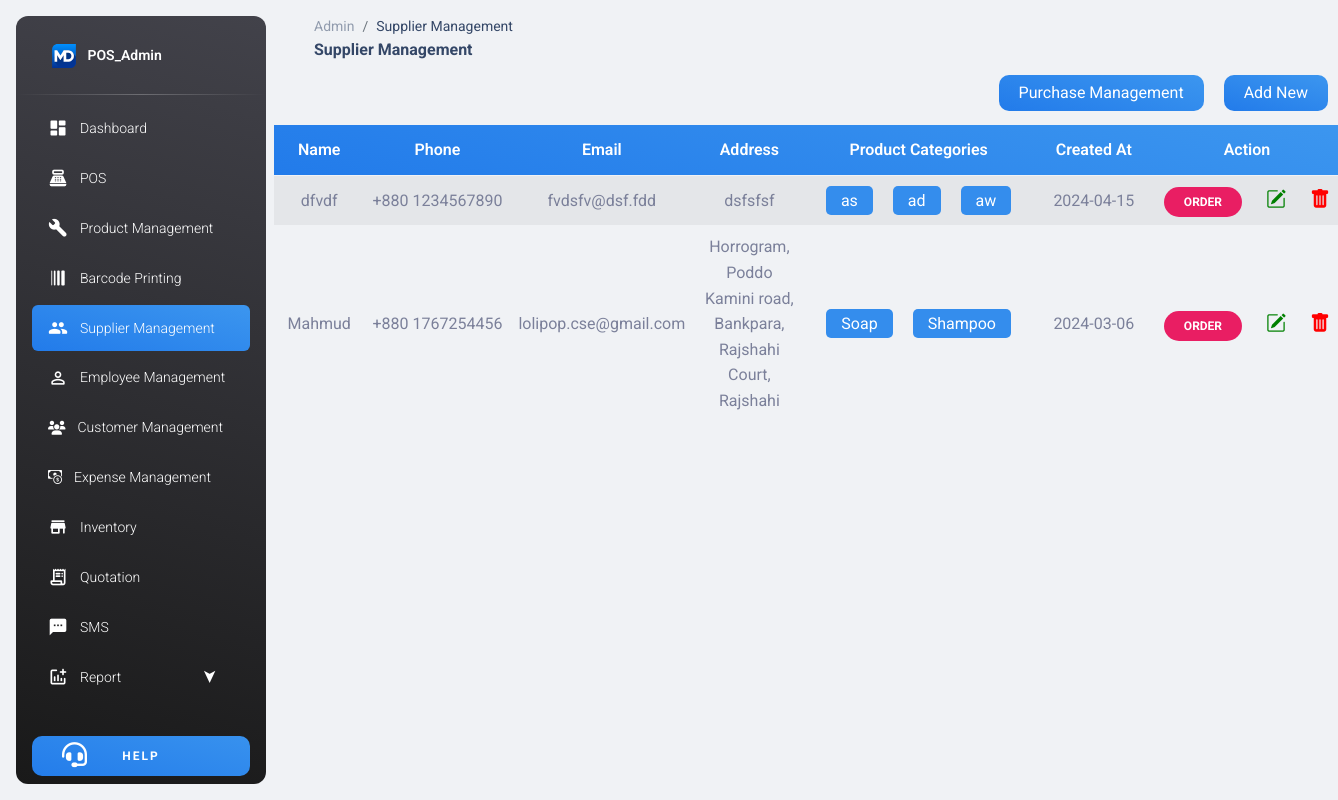
The app's page /Admin_panel/supplier_management.php with its own data.
### tables this page shows
CREATE TABLE `supplier` (
  `phone` int(16) NOT NULL,
  `name` varchar(255) NOT NULL,
  `email` varchar(255) NOT NULL,
  `address` varchar(255) NOT NULL,
  `products` varchar(255) NOT NULL,
  `created_at` date NOT NULL
);

### Admin_panel/supplier_management.php (the view, shortened to what this page needs)
<!DOCTYPE html>
<html lang="en">
<head>
  <link rel="stylesheet" href="https://cdn.jsdelivr.net/npm/bootstrap-icons@1.11.3/font/bootstrap-icons.min.css">
  <link rel="stylesheet" href="https://cdnjs.cloudflare.com/ajax/libs/font-awesome/6.5.1/css/fontawesome.min.css" />
  <link href="../assets/css/nucleo-icons.css" rel="stylesheet" />
  <link href="../assets/css/nucleo-svg.css" rel="stylesheet" />
  <link href="../assets/css/supplier_management.css" rel="stylesheet" />
  <link id="pagestyle" href="../assets/css/material-dashboard.css?v=3.1.0" rel="stylesheet" />
  <link rel="stylesheet" href="https://cdnjs.cloudflare.com/ajax/libs/bootstrap-tagsinput/0.8.0/bootstrap-tagsinput.css" />
</head>
<body class="g-sidenav-show  bg-gray-200">
  <aside class="sidenav navbar navbar-vertical navbar-expand-xs border-0 border-radius-xl my-3 fixed-start ms-3   bg-gradient-dark" id="sidenav-main">
    <div class="sidenav-header">
      <a class="navbar-brand m-0" href=" https://demos.creative-tim.com/material-dashboard/pages/dashboard " target="_blank">
        <img src="../assets/img/MD logo.svg" class="navbar-brand-img h-100" alt="main_logo">
        <span class="ms-1 font-weight-bold text-white">POS_Admin</span>
      </a>
    </div>
    <hr class="horizontal light mt-0 mb-2">
    <div class="collapse navbar-collapse  w-auto " id="sidenav-collapse-main">
      <ul class="navbar-nav">
        <li class="nav-item">
          <a class="nav-link text-white " href="dashboard.php">
            <div class="text-white text-center me-2 d-flex align-items-center justify-content-center">
              <i class="material-icons opacity-10">dashboard</i>
            </div>
            <span class="nav-link-text ms-1">Dashboard</span>
          </a>
        </li>
        <li class="nav-item">
          <a class="nav-link text-white" href="pos.php">
            <div class="text-white text-center me-2 d-flex align-items-center justify-content-center">
              <i class="material-icons opacity-10">point_of_sale</i>
            </div>
            <span class="nav-link-text ms-1">POS</span>
          </a>
        </li>
        <li class="nav-item">
          <a class="nav-link text-white " href="product_management.php">
            <div class="text-white text-center me-2 d-flex align-items-center justify-content-center">
              <i class="material-icons opacity-10">build</i>
            </div>
            <span class="nav-link-text ms-1">Product Management</span>
          </a>
        </li>
        <li class="nav-item">
          <a class="nav-link text-white " href="barcode_printing.php">
            <div class="text-white text-center me-2 d-flex align-items-center justify-content-center">
              <i class="material-icons opacity-10" style="transform:rotate(90deg);">line_weight</i>
            </div>
            <span class="nav-link-text ms-1">Barcode Printing</span>
          </a>
        </li>
        <li class="nav-item">
          <a class="nav-link text-white bg-gradient-primary" href="supplier_management.php">
            <div class="text-white text-center me-2 d-flex align-items-center justify-content-center">
              <i class="material-icons opacity-10">group</i>
            </div>
            <span class="nav-link-text ms-1">Supplier Management</span>
          </a>
        </li>
        <li class="nav-item">
          <a class="nav-link text-white " href="sales_staff.php">
            <div class="text-white text-center me-2 d-flex align-items-center justify-content-center">
              <i class="material-icons opacity-10">person_outline</i>
            </div>
            <span class="nav-link-text ms-1">Employee Management</span>
          </a>
        </li>
        <li class="nav-item">
          <a class="nav-link text-white " href="customer_management.php">
            <div class="text-white text-center me-2 d-flex align-items-center justify-content-center">
              <i class="fas fa-users opacity-10"></i>
            </div>
            <span class="nav-link-text ms-1">Customer Management</span>
          </a>
        </li>
        <li class="nav-item">
          <a class="nav-link text-white " href="expens_management.php">
            <div class="text-white text-center me-2 d-flex align-items-center justify-content-center">
            <i class="bi bi-cash-coin opacity-10"></i>
            </div>
            <span class="nav-link-text ms-1">Expense Management</span>
          </a>
        </li>
        <li class="nav-item">
          <a class="nav-link text-white " href="inventory.php">
            <div class="text-white text-center me-2 d-flex align-items-center justify-content-center">
              <i class="material-icons opacity-10">store</i>
            </div>
            <span class="nav-link-text ms-1">Inventory</span>
          </a>
        </li>
        <li class="nav-item">
          <a class="nav-link text-white " href="quotation.php">
            <div class="text-white text-center me-2 d-flex align-items-center justify-content-center">
              <i class="material-icons opacity-10">receipt_long</i>
            </div>
            <span class="nav-link-text ms-1">Quotation</span>
          </a>
        </li>
        <li class="nav-item">
          <a class="nav-link text-white" href="sms.php">
            <div class="text-white text-center me-2 d-flex align-items-center justify-content-center">
              <i class="material-icons opacity-10">sms</i>
            </div>
            <span class="nav-link-text ms-1">SMS</span>
          </a>
        </li>
        <li class="nav-item sub_menu">
          <div class="nav-link text-white dropdown_menu" href="sales_report.php">
            <div class="text-white text-center me-2 d-flex align-items-center justify-content-center">
              <i class="material-icons opacity-10">addchart</i>
            </div>
            <span class="nav-link-text ms-1">Report</span>
          </div>
        </li>
      </ul>
    </div>
    <div class="sidenav-footer position-absolute w-100 bottom-1">
      <div class="mx-3">
        <a class="btn bg-gradient-primary w-100 " href="support.php" type="button" style="letter-spacing:2px;border-radius:10px !important;padding:10px !important;"><i class="fas fa-headset position-absolute  text-white" style="font-size:25px;width: 100%; left:-30%; top: 7px;"></i><span class="text-white">Help</span></a>
      </div>
    </div>
  </aside>
  <main class="main-content position-relative max-height-vh-100 h-100 border-radius-lg ">
    <nav class="navbar navbar-main navbar-expand-lg px-0 mx-4 shadow-none border-radius-xl" id="navbarBlur" data-scroll="true">
      <div class="container-fluid py-1 px-3">
        <nav aria-label="breadcrumb">
          <ol class="breadcrumb bg-transparent mb-0 pb-0 pt-1 px-0 me-sm-6 me-5">
            <li class="breadcrumb-item text-sm"><a class="opacity-5 text-dark" href="javascript:;">Admin</a></li>
            <li class="breadcrumb-item text-sm text-dark active" aria-current="page">Supplier Management</li>
          </ol>
          <h6 class="font-weight-bolder mb-0">Supplier Management</h6>
        </nav>
      </div>
    </nav>
    <div class="top">
      <button class="bg-gradient-primary text-white" onclick="togglePopup()">Add New</button>
      <a href="supplier-due.php">
        <button class="bg-gradient-primary text-white">Purchase Management</button>
      </a>
    </div>
    <table class="table table-striped text-center align-items-center">
      <thead class="bg-gradient-primary text-white">
          <th>Name</th>
          <th>Phone</th>
          <th>Email</th>
          <th>Address</th>
          <th>Product Categories</th>
          <th>Created At</th>
          <th>Action</th>
      </thead>
      <tbody>
        <?php
          require_once("../conn.php");
          $sql = "select * from supplier";
          $qry = mysqli_query($conn, $sql);
          if(mysqli_num_rows($qry) > 0){
            while($row = mysqli_fetch_assoc($qry))
            {
              ?>
          <tr>
            <td><?php echo $row["name"]; ?></td>
            <td><?php echo "+880 ".$row["phone"]; ?></td>
            <td><?php echo $row["email"]; ?></td>
            <td width=400 class="wrap"><?php echo $row["address"]; ?></td>
            <td width=500 class="wrap">
              <?php
                $values = explode(',',$row["products"]);
                foreach($values as $x){
                  echo "<span style='padding: 5px 15px; margin: 5px 10px; background: #348DED; color: white; border-radius: 5px;'>".$x."</span>";
                }
              ?>
            </td>
            <td><?php echo $row["created_at"]; ?></td>
            <td>
              <a href="orderSupplier.php?id=<?php echo $row['phone']; ?>"><button class="btn btn-primary">Order</button></a>
              <a style="margin:0px 20px;" href="editSupplier.php?id=<?php echo $row['phone']; ?>"><i style="font-size:20px; color:green" class="bi bi-pencil-square"></i></a>
              <a href="SQL/deleteSupplier.php?id=<?php echo $row['phone']; ?>"><i style= "color:red;font-size:20px;" class="bi bi-trash-fill"></i></a>
            </td>
          </tr>
          <?php
            }
          }
        ?>
      </tbody>
    </table>

### assets/css/supplier_management.css (style rules this page uses)
.top button { padding: 5px 20px; border-radius: 10px; border: none; -webkit-border-radius: 10px; -moz-border-radius: 10px; -ms-border-radius: 10px; -o-border-radius: 10px; float: right; margin: 0px 10px; }
.top { width: 100%; margin-bottom: 50px; }
.table tbody tr .wrap span { float: center; }
.table tbody tr .wrap { text-wrap: wrap; }

### records on screen
supplier: name "dfvdf", phone "1234567890", email "fvdsfv@dsf.fdd", address "dsfsfsf", products "as", products "ad", products "aw", created_at "2024-04-15"
supplier: name "Mahmud", phone "1767254456", email "lolipop.cse@gmail.com", address "Horrogram, Poddo Kamini road, Bankpara, Rajshahi Court, Rajshahi", products "Soap", products "Shampoo", created_at "2024-03-06"
